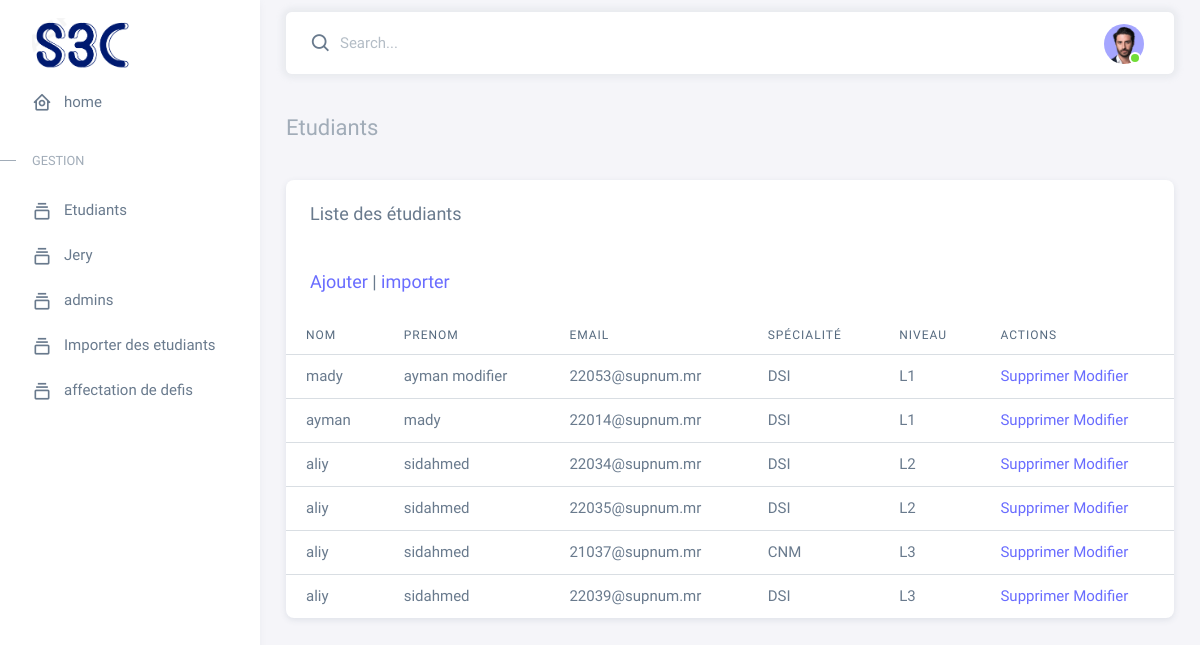
The app's page /liste_etudiants/ with its own data.
### main/models.py (models this page shows)
class Etudiant(models.Model):
    NIVEAU_CHOICES = (
        ('L1', 'L1'),
        ('L2', 'L2'),
        ('L3', 'L3'),
        ('M1', 'M1'),
        ('M2', 'M2'),
    )
    email = models.EmailField(unique=True)
    nom = models.CharField(max_length=255)
    prénom = models.CharField(max_length=255)
    SPECIALITE_CHOICES = (
        ('DSI', 'DSI'),
        ('RSS', 'RSS'),
        ('CNM', 'CNM'),
    )
    spécialité = models.CharField(max_length=255, choices=SPECIALITE_CHOICES)
    niveau = models.CharField(max_length=3, choices=NIVEAU_CHOICES)

### tach1/views.py (the view)
# urls.py: path('liste_etudiants/',views.liste_etudiants,name='liste_etudiants'),
def liste_etudiants(request):
    etudiants = Etudiant.objects.all()
    return render(request, 'etudiants/liste_etudiants.html', {'etudiants': etudiants})

### tach1/templates/etudiants/liste_etudiants.html
{% extends 'navbar_admin.html' %}
{% block content %}
<div class="content-wrapper">
    <div class="container-xxl flex-grow-1 container-p-y">
      <h4 class="py-3 mb-4"><span class="text-muted fw-light">Etudiants</h4>
              <div class="card">
                <h5 class="card-header"> Liste des étudiants</h5>
                <h5 class="card-header">                    <a href="{% url 'creation_etudiant'  %}">Ajouter</a>
                |                  <a href="{% url 'import_etudiantsl'  %}">importer</a>
                </h5>
                <div class="table-responsive text-nowrap">
                  <table class="table table-hover">
                    <thead>
                      <tr>
                        <th>Nom</th>
                        <th>Prenom</th>
                        <th>email</th>
                        <th>spécialité</th>
                        <th>niveau</th>
                        <th>Actions</th>
                      </tr>
                    </thead>
                    <tbody class="table-border-bottom-0">
                        {% for etudiant in etudiants %}
                        <tr>
                            <td>{{ etudiant.nom }}</td>
                            <td> {{ etudiant.prénom }}</td>
                            <td>{{ etudiant.email }}</td>
                            <td>{{ etudiant.spécialité }}</td>
                            <td>{{ etudiant.niveau }}</td>
                            <td>
                                <a href="{% url 'supprimer_etudiant' etudiant.id %}">Supprimer</a>
                                <a href="{% url 'modifier_etudiant' etudiant.id %}">Modifier</a>
                            </td>
                        </tr>
                        {% endfor %}
                    </tbody>
                  </table>
                </div>
              </div>
              </div>
              </div>
              </div>
{% endblock content %}

### records on screen
Etudiant: nom "mady", prénom "ayman modifier", email "22053@supnum.mr", spécialité "DSI", niveau "L1"
Etudiant: nom "ayman", prénom "mady", email "22014@supnum.mr", spécialité "DSI", niveau "L1"
Etudiant: nom "aliy", prénom "sidahmed", email "22034@supnum.mr", spécialité "DSI", niveau "L2"
Etudiant: nom "aliy", prénom "sidahmed", email "22035@supnum.mr", spécialité "DSI", niveau "L2"
Etudiant: nom "aliy", prénom "sidahmed", email "21037@supnum.mr", spécialité "CNM", niveau "L3"
Etudiant: nom "aliy", prénom "sidahmed", email "22039@supnum.mr", spécialité "DSI", niveau "L3"
